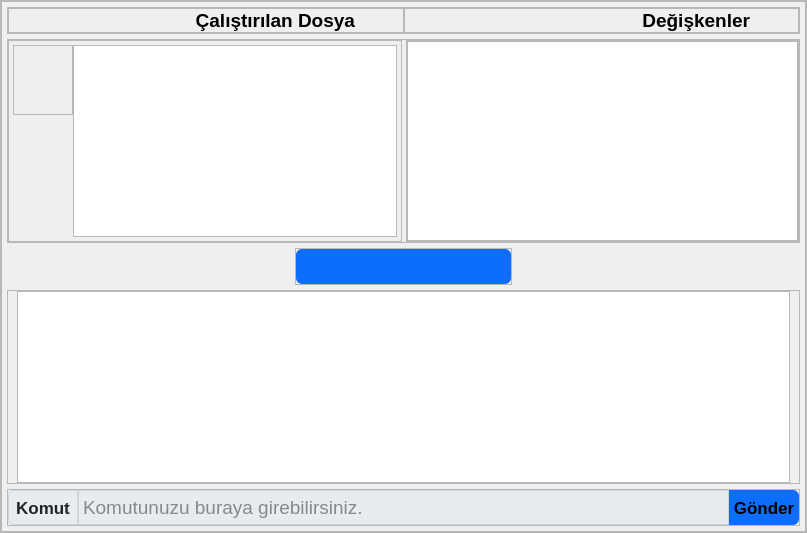
        <widget class="QFrame" name="main">
         <property name="sizePolicy">
          <sizepolicy hsizetype="Expanding" vsizetype="Expanding">
           <horstretch>0</horstretch>
           <verstretch>0</verstretch>
          </sizepolicy>
         </property>
         <property name="minimumSize">
          <size>
           <width>807</width>
           <height>510</height>
          </size>
         </property>
         <property name="maximumSize">
          <size>
           <width>16777215</width>
           <height>16777215</height>
          </size>
         </property>
         <property name="frameShape">
          <enum>QFrame::StyledPanel</enum>
         </property>
         <property name="frameShadow">
          <enum>QFrame::Raised</enum>
         </property>
         <layout class="QHBoxLayout" name="horizontalLayout_11">
          <property name="spacing">
           <number>0</number>
          </property>
          <property name="leftMargin">
           <number>0</number>
          </property>
          <property name="topMargin">
           <number>0</number>
          </property>
          <property name="rightMargin">
           <number>0</number>
          </property>
          <property name="bottomMargin">
           <number>0</number>
          </property>
          <item>
           <widget class="QFrame" name="helpframe">
            <property name="maximumSize">
             <size>
              <width>0</width>
              <height>16777215</height>
             </size>
            </property>
            <property name="frameShape">
             <enum>QFrame::StyledPanel</enum>
            </property>
            <property name="frameShadow">
             <enum>QFrame::Raised</enum>
            </property>
            <layout class="QVBoxLayout" name="verticalLayout_3">
             <property name="spacing">
              <number>0</number>
             </property>
             <property name="leftMargin">
              <number>2</number>
             </property>
             <property name="topMargin">
              <number>0</number>
             </property>
             <property name="rightMargin">
              <number>2</number>
             </property>
             <property name="bottomMargin">
              <number>0</number>
             </property>
             <item alignment="Qt::AlignHCenter|Qt::AlignVCenter">
              <widget class="QLabel" name="helptext">
               <property name="minimumSize">
                <size>
                 <width>220</width>
                 <height>0</height>
                </size>
               </property>
               <property name="text">
                <string>&lt;html&gt;&lt;head/&gt;&lt;body&gt;&lt;h4 style=&quot; margin-top:12px; margin-bottom:12px; margin-left:0px; margin-right:0px; -qt-block-indent:0; text-indent:0px;&quot;&gt;&lt;span style=&quot; font-size:medium; font-weight:700;&quot;&gt;Yardım&lt;/span&gt;&lt;/h4&gt;&lt;h5 style=&quot; margin-top:12px; margin-bottom:4px; margin-left:0px; margin-right:0px; -qt-block-indent:0; text-indent:0px;&quot;&gt;&lt;span style=&quot; font-size:small; font-weight:700;&quot;&gt;Hata Ayıklama Kısayolları:&lt;/span&gt;&lt;/h5&gt;&lt;ul style=&quot;margin-top: 0px; margin-bottom: 0px; margin-left: 0px; margin-right: 0px; -qt-list-indent: 1;&quot;&gt;&lt;li style=&quot; margin-top:12px; margin-bottom:0px; margin-left:0px; margin-right:0px; -qt-block-indent:0; text-indent:0px;&quot;&gt;&lt;span style=&quot; font-family:'Courier New'; font-weight:700; color:#ff0000;&quot;&gt;1.Tuş&lt;/span&gt;&lt;span style=&quot; font-weight:700; color:#ff0000;&quot;&gt;:&lt;/span&gt; Mevcut seviyede kalarak bir sonraki satıra geçin. &lt;/li&gt;&lt;li style=&quot; margin-top:0px; margin-bottom:0px; margin-left:0px; margin-right:0px; -qt-block-indent:0; text-indent:0px;&quot;&gt;&lt;span style=&quot; font-family:'Courier New'; font-weight:700; color:#ff0000;&quot;&gt;2.Tuş&lt;/span&gt;&lt;span style=&quot; font-weight:700; color:#ff0000;&quot;&gt;:&lt;/span&gt; Bir sonraki satıra geçin ve varsa bir işleve geçin. &lt;/li&gt;&lt;li style=&quot; margin-top:0px; margin-bottom:0px; margin-left:0px; margin-right:0px; -qt-block-indent:0; text-indent:0px;&quot;&gt;&lt;span style=&quot; font-family:'Courier New'; font-weight:700; color:#ff0000;&quot;&gt;3.Tuş&lt;/span&gt;&lt;span style=&quot; font-weight:700; color:#ff0000;&quot;&gt;:&lt;/span&gt; geçerli işlevden çıkın. &lt;/li&gt;&lt;li style=&quot; margin-top:0px; margin-bottom:0px; margin-left:0px; margin-right:0px; -qt-block-indent:0; text-indent:0px;&quot;&gt;&lt;span style=&quot; font-family:'Courier New'; font-weight:700; color:#ff0000;&quot;&gt;4.Tuş&lt;/span&gt;&lt;span style=&quot; font-weight:700; color:#ff0000;&quot;&gt;:&lt;/span&gt;&lt;span style=&quot; font-weight:700;&quot;/&gt;yürütmeye devam edin. &lt;/li&gt;&lt;li style=&quot; margin-top:0px; margin-bottom:0px; margin-left:0px; margin-right:0px; -qt-block-indent:0; text-indent:0px;&quot;&gt;&lt;span style=&quot; font-family:'Courier New'; font-weight:700; color:#ff0000;&quot;&gt;Gönder Tuşu&lt;/span&gt;&lt;span style=&quot; font-weight:700; color:#ff0000;&quot;&gt;:&lt;/span&gt; Bir PDB komutu gönderin (komut alanından). &lt;/li&gt;&lt;li style=&quot; margin-top:0px; margin-bottom:12px; margin-left:0px; margin-right:0px; -qt-block-indent:0; text-indent:0px;&quot;&gt;&lt;span style=&quot; font-weight:700; color:#ff0000;&quot;&gt;Çalıştırılan dosya&lt;/span&gt; kutusundaki bir satır numarasını tıklayın: bir kesme noktası ayarlayın veya kaldırın. &lt;/li&gt;&lt;/ul&gt;&lt;/body&gt;&lt;/html&gt;</string>
               </property>
               <property name="wordWrap">
                <bool>true</bool>
               </property>
              </widget>
             </item>
            </layout>
           </widget>
          </item>
          <item>
           <widget class="QFrame" name="frame_5">
            <property name="frameShape">
             <enum>QFrame::StyledPanel</enum>
            </property>
            <property name="frameShadow">
             <enum>QFrame::Raised</enum>
            </property>
            <layout class="QVBoxLayout" name="verticalLayout_2">
             <property name="spacing">
              <number>5</number>
             </property>
             <property name="leftMargin">
              <number>5</number>
             </property>
             <property name="topMargin">
              <number>5</number>
             </property>
             <property name="rightMargin">
              <number>5</number>
             </property>
             <property name="bottomMargin">
              <number>5</number>
             </property>
             <item>
              <widget class="QFrame" name="secnames">
               <property name="frameShape">
                <enum>QFrame::StyledPanel</enum>
               </property>
               <property name="frameShadow">
                <enum>QFrame::Raised</enum>
               </property>
               <layout class="QHBoxLayout" name="horizontalLayout_17">
                <property name="spacing">
                 <number>0</number>
                </property>
                <property name="leftMargin">
                 <number>0</number>
                </property>
                <property name="topMargin">
                 <number>0</number>
                </property>
                <property name="rightMargin">
                 <number>0</number>
                </property>
                <property name="bottomMargin">
                 <number>0</number>
                </property>
                <item>
                 <widget class="QFrame" name="frame">
                  <property name="frameShape">
                   <enum>QFrame::StyledPanel</enum>
                  </property>
                  <property name="frameShadow">
                   <enum>QFrame::Raised</enum>
                  </property>
                  <layout class="QHBoxLayout" name="horizontalLayout_16">
                   <property name="spacing">
                    <number>0</number>
                   </property>
                   <property name="leftMargin">
                    <number>0</number>
                   </property>
                   <property name="topMargin">
                    <number>0</number>
                   </property>
                   <property name="rightMargin">
                    <number>0</number>
                   </property>
                   <property name="bottomMargin">
                    <number>0</number>
                   </property>
                   <item>
                    <widget class="QLabel" name="_3not">
                     <property name="font">
                      <font>
                       <pointsize>14</pointsize>
                       <bold>true</bold>
                      </font>
                     </property>
                     <property name="text">
                      <string>Çalıştırılan Dosya</string>
                     </property>
                     <property name="alignment">
                      <set>Qt::AlignRight|Qt::AlignTrailing|Qt::AlignVCenter</set>
                     </property>
                     <property name="indent">
                      <number>8</number>
                     </property>
                    </widget>
                   </item>
                   <item>
                    <widget class="QLabel" name="_4imp">
                     <property name="maximumSize">
                      <size>
                       <width>40</width>
                       <height>40</height>
                      </size>
                     </property>
                     <property name="text">
                      <string/>
                     </property>
                     <property name="pixmap">
                      <pixmap resource="icons.qrc">:/icons/icons/pyfile.svg</pixmap>
                     </property>
                     <property name="scaledContents">
                      <bool>true</bool>
                     </property>
                    </widget>
                   </item>
                  </layout>
                 </widget>
                </item>
                <item>
                 <widget class="QFrame" name="frame_7">
                  <property name="frameShape">
                   <enum>QFrame::StyledPanel</enum>
                  </property>
                  <property name="frameShadow">
                   <enum>QFrame::Raised</enum>
                  </property>
                  <layout class="QHBoxLayout" name="horizontalLayout_15">
                   <property name="spacing">
                    <number>0</number>
                   </property>
                   <property name="leftMargin">
                    <number>0</number>
                   </property>
                   <property name="topMargin">
                    <number>0</number>
                   </property>
                   <property name="rightMargin">
                    <number>0</number>
                   </property>
                   <property name="bottomMargin">
                    <number>0</number>
                   </property>
                   <item>
                    <widget class="QLabel" name="_1not">
                     <property name="font">
                      <font>
                       <family>Segoe UI</family>
                       <pointsize>14</pointsize>
                       <italic>false</italic>
                       <bold>true</bold>
                      </font>
                     </property>
                     <property name="text">
                      <string>Değişkenler</string>
                     </property>
                     <property name="alignment">
                      <set>Qt::AlignRight|Qt::AlignTrailing|Qt::AlignVCenter</set>
                     </property>
                     <property name="indent">
                      <number>8</number>
                     </property>
                    </widget>
                   </item>
                   <item>
                    <widget class="QLabel" name="_2imp">
                     <property name="maximumSize">
                      <size>
                       <width>40</width>
                       <height>40</height>
                      </size>
                     </property>
                     <property name="text">
                      <string/>
                     </property>
                     <property name="pixmap">
                      <pixmap resource="icons.qrc">:/icons/icons/4215538.png</pixmap>
                     </property>
                     <property name="scaledContents">
                      <bool>true</bool>
                     </property>
                    </widget>
                   </item>
                  </layout>
                 </widget>
                </item>
               </layout>
              </widget>
             </item>
             <item>
              <widget class="QFrame" name="general">
               <property name="frameShape">
                <enum>QFrame::StyledPanel</enum>
               </property>
               <property name="frameShadow">
                <enum>QFrame::Raised</enum>
               </property>
               <layout class="QHBoxLayout" name="horizontalLayout_12">
                <property name="spacing">
                 <number>4</number>
                </property>
                <property name="leftMargin">
                 <number>0</number>
                </property>
                <property name="topMargin">
                 <number>0</number>
                </property>
                <property name="rightMargin">
                 <number>0</number>
                </property>
                <property name="bottomMargin">
                 <number>0</number>
                </property>
                <item>
                 <widget class="QFrame" name="codeframe">
                  <property name="frameShape">
                   <enum>QFrame::StyledPanel</enum>
                  </property>
                  <property name="frameShadow">
                   <enum>QFrame::Raised</enum>
                  </property>
                  <layout class="QHBoxLayout" name="horizontalLayout_8">
                   <property name="spacing">
                    <number>0</number>
                   </property>
                   <property name="leftMargin">
                    <number>4</number>
                   </property>
                   <property name="topMargin">
                    <number>4</number>
                   </property>
                   <property name="rightMargin">
                    <number>4</number>
                   </property>
                   <property name="bottomMargin">
                    <number>4</number>
                   </property>
                   <item alignment="Qt::AlignTop">
                    <widget class="QScrollArea" name="scrollArea">
                     <property name="maximumSize">
                      <size>
                       <width>60</width>
                       <height>16777215</height>
                      </size>
                     </property>
                     <property name="styleSheet">
                      <string notr="true">QCheckBox{
		font: 12pt;
		font-family:'Consolas';
		spacing:6px;
		height:18px;
		max-height:18px;
		min-height:18px;
}
QCheckBox::indicator {
    width: 10px;
    height: 10px;
}

QCheckBox::indicator:unchecked {
  	background:transparent;
}
QCheckBox::indicator:unchecked:hover {
    image: url(:/icons/icons/checkbox1.svg);
}

QCheckBox::indicator:checked {
   image: url(:/icons/icons/checkbox2.svg);
}
</string>
                     </property>
                     <property name="verticalScrollBarPolicy">
                      <enum>Qt::ScrollBarAlwaysOff</enum>
                     </property>
                     <property name="horizontalScrollBarPolicy">
                      <enum>Qt::ScrollBarAlwaysOff</enum>
                     </property>
                     <property name="widgetResizable">
                      <bool>true</bool>
                     </property>
                     <property name="alignment">
                      <set>Qt::AlignHCenter|Qt::AlignTop</set>
                     </property>
                     <widget class="QWidget" name="breakpoints">
                      <property name="geometry">
                       <rect>
                        <x>0</x>
                        <y>0</y>
                        <width>60</width>
                        <height>80</height>
                       </rect>
                      </property>
                      <property name="sizePolicy">
                       <sizepolicy hsizetype="Expanding" vsizetype="Expanding">
                        <horstretch>0</horstretch>
                        <verstretch>0</verstretch>
                       </sizepolicy>
                      </property>
                      <property name="font">
                       <font>
                        <pointsize>14</pointsize>
                        <bold>false</bold>
                       </font>
                      </property>
                      <layout class="QVBoxLayout" name="verticalLayout_4">
                       <property name="spacing">
                        <number>0</number>
                       </property>
                       <property name="leftMargin">
                        <number>0</number>
                       </property>
                       <property name="topMargin">
                        <number>4</number>
                       </property>
                       <property name="rightMargin">
                        <number>0</number>
                       </property>
                       <property name="bottomMargin">
                        <number>0</number>
                       </property>
                      </layout>
                     </widget>
                    </widget>
                   </item>
                   <item>
                    <widget class="QTextEdit" name="codestext">
                     <property name="font">
                      <font>
                       <family>Courier</family>
                       <pointsize>12</pointsize>
                      </font>
                     </property>
                     <property name="verticalScrollBarPolicy">
                      <enum>Qt::ScrollBarAsNeeded</enum>
                     </property>
                     <property name="horizontalScrollBarPolicy">
                      <enum>Qt::ScrollBarAsNeeded</enum>
                     </property>
                     <property name="lineWrapMode">
                      <enum>QTextEdit::NoWrap</enum>
                     </property>
                     <property name="textInteractionFlags">
                      <set>Qt::LinksAccessibleByKeyboard|Qt::LinksAccessibleByMouse|Qt::TextBrowserInteraction|Qt::TextSelectableByKeyboard|Qt::TextSelectableByMouse</set>
                     </property>
                    </widget>
                   </item>
                  </layout>
                 </widget>
                </item>
                <item>
                 <widget class="QFrame" name="varframe">
                  <property name="frameShape">
                   <enum>QFrame::StyledPanel</enum>
                  </property>
                  <property name="frameShadow">
                   <enum>QFrame::Raised</enum>
                  </property>
                  <layout class="QHBoxLayout" name="horizontalLayout_13">
                   <property name="spacing">
                    <number>0</number>
                   </property>
                   <property name="leftMargin">
                    <number>0</number>
                   </property>
                   <property name="topMargin">
                    <number>0</number>
                   </property>
                   <property name="rightMargin">
                    <number>0</number>
                   </property>
                   <property name="bottomMargin">
                    <number>0</number>
                   </property>
                   <item>
                    <widget class="QTextEdit" name="variablestext">
                     <property name="textInteractionFlags">
                      <set>Qt::LinksAccessibleByKeyboard|Qt::LinksAccessibleByMouse|Qt::TextBrowserInteraction|Qt::TextSelectableByKeyboard|Qt::TextSelectableByMouse</set>
                     </property>
                    </widget>
                   </item>
                  </layout>
                 </widget>
                </item>
               </layout>
              </widget>
             </item>
             <item alignment="Qt::AlignHCenter">
              <widget class="QFrame" name="button_group">
               <property name="maximumSize">
                <size>
                 <width>16777215</width>
                 <height>40</height>
                </size>
               </property>
               <property name="styleSheet">
                <string notr="true">QPushButton{
	border:1 px solid #0d6efd;
	background-color:#0d6efd;
	color:rgb(30,30,30)
}
QPushButton:hover{
	background-color:#0b5ed7;
}
#_1step{border-top-left-radius:6px;
border-bottom-left-radius:6px;}
#_5help{border-top-right-radius:6px;
border-bottom-right-radius:6px;}</string>
               </property>
               <property name="frameShape">
                <enum>QFrame::StyledPanel</enum>
               </property>
               <property name="frameShadow">
                <enum>QFrame::Raised</enum>
               </property>
               <layout class="QHBoxLayout" name="horizontalLayout_10">
                <property name="spacing">
                 <number>0</number>
                </property>
                <property name="leftMargin">
                 <number>0</number>
                </property>
                <property name="topMargin">
                 <number>0</number>
                </property>
                <property name="rightMargin">
                 <number>0</number>
                </property>
                <property name="bottomMargin">
                 <number>0</number>
                </property>
                <item>
                 <widget class="QPushButton" name="_1step">
                  <property name="minimumSize">
                   <size>
                    <width>35</width>
                    <height>35</height>
                   </size>
                  </property>
                  <property name="maximumSize">
                   <size>
                    <width>35</width>
                    <height>35</height>
                   </size>
                  </property>
                  <property name="toolTip">
                   <string>&lt;html&gt;&lt;head/&gt;&lt;body&gt;&lt;p&gt;Mevcut seviyede kalarak bir sonraki satıra geçin. &lt;/p&gt;&lt;/body&gt;&lt;/html&gt;</string>
                  </property>
                  <property name="text">
                   <string/>
                  </property>
                  <property name="icon">
                   <iconset resource="icons.qrc">
                    <normaloff>:/icons/icons/step.svg</normaloff>:/icons/icons/step.svg</iconset>
                  </property>
                  <property name="iconSize">
                   <size>
                    <width>35</width>
                    <height>35</height>
                   </size>
                  </property>
                 </widget>
                </item>
                <item>
                 <widget class="QPushButton" name="_2intofunc">
                  <property name="minimumSize">
                   <size>
                    <width>55</width>
                    <height>35</height>
                   </size>
                  </property>
                  <property name="maximumSize">
                   <size>
                    <width>55</width>
                    <height>35</height>
                   </size>
                  </property>
                  <property name="toolTip">
                   <string>&lt;html&gt;&lt;head/&gt;&lt;body&gt;&lt;p&gt;Bir sonraki satıra geçin ve varsa bir işleve geçin. &lt;/p&gt;&lt;/body&gt;&lt;/html&gt;</string>
                  </property>
                  <property name="text">
                   <string/>
                  </property>
                  <property name="icon">
                   <iconset resource="icons.qrc">
                    <normaloff>:/icons/icons/intofunc.svg</normaloff>:/icons/icons/intofunc.svg</iconset>
                  </property>
                  <property name="iconSize">
                   <size>
                    <width>45</width>
                    <height>45</height>
                   </size>
                  </property>
                 </widget>
                </item>
                <item>
                 <widget class="QPushButton" name="_3fromfunc">
                  <property name="minimumSize">
                   <size>
                    <width>55</width>
                    <height>35</height>
                   </size>
                  </property>
                  <property name="maximumSize">
                   <size>
                    <width>55</width>
                    <height>35</height>
                   </size>
                  </property>
                  <property name="toolTip">
                   <string>&lt;html&gt;&lt;head/&gt;&lt;body&gt;&lt;p&gt;Geçerli işlevden çıkın. &lt;/p&gt;&lt;/body&gt;&lt;/html&gt;</string>
                  </property>
                  <property name="text">
                   <string/>
                  </property>
                  <property name="icon">
                   <iconset resource="icons.qrc">
                    <normaloff>:/icons/icons/fromfunc.svg</normaloff>:/icons/icons/fromfunc.svg</iconset>
                  </property>
                  <property name="iconSize">
                   <size>
                    <width>45</width>
                    <height>45</height>
                   </size>
                  </property>
                 </widget>
                </item>
                <item>
                 <widget class="QPushButton" name="_4execution">
                  <property name="minimumSize">
                   <size>
                    <width>35</width>
                    <height>35</height>
                   </size>
                  </property>
                  <property name="maximumSize">
                   <size>
                    <width>35</width>
                    <height>35</height>
                   </size>
                  </property>
                  <property name="toolTip">
                   <string>&lt;html&gt;&lt;head/&gt;&lt;body&gt;&lt;p&gt;Yürütmeye devam edin. &lt;/p&gt;&lt;/body&gt;&lt;/html&gt;</string>
                  </property>
                  <property name="text">
                   <string/>
                  </property>
                  <property name="icon">
                   <iconset resource="icons.qrc">
                    <normaloff>:/icons/icons/play.svg</normaloff>:/icons/icons/play.svg</iconset>
                  </property>
                  <property name="iconSize">
                   <size>
                    <width>35</width>
                    <height>35</height>
                   </size>
                  </property>
                 </widget>
                </item>
                <item>
                 <widget class="QPushButton" name="_5help">
                  <property name="minimumSize">
                   <size>
                    <width>35</width>
                    <height>35</height>
                   </size>
                  </property>
                  <property name="maximumSize">
                   <size>
                    <width>35</width>
                    <height>35</height>
                   </size>
                  </property>
                  <property name="toolTip">
                   <string>&lt;html&gt;&lt;head/&gt;&lt;body&gt;&lt;p&gt;Yardım Menüsü.&lt;/p&gt;&lt;/body&gt;&lt;/html&gt;</string>
                  </property>
                  <property name="text">
                   <string/>
                  </property>
                  <property name="icon">
                   <iconset resource="icons.qrc">
                    <normaloff>:/icons/icons/help.svg</normaloff>:/icons/icons/help.svg</iconset>
                  </property>
                  <property name="iconSize">
                   <size>
                    <width>35</width>
                    <height>35</height>
                   </size>
                  </property>
                 </widget>
                </item>
               </layout>
              </widget>
             </item>
             <item>
              <widget class="QFrame" name="cmdframe">
               <property name="frameShape">
                <enum>QFrame::StyledPanel</enum>
               </property>
               <property name="frameShadow">
                <enum>QFrame::Raised</enum>
               </property>
               <layout class="QHBoxLayout" name="horizontalLayout_14">
                <property name="spacing">
                 <number>0</number>
                </property>
                <property name="topMargin">
                 <number>0</number>
                </property>
                <property name="bottomMargin">
                 <number>0</number>
                </property>
                <item>
                 <widget class="QTextEdit" name="cmdtext">
                  <property name="verticalScrollBarPolicy">
                   <enum>Qt::ScrollBarAsNeeded</enum>
                  </property>
                 </widget>
                </item>
               </layout>
              </widget>
             </item>
             <item>
              <widget class="QFrame" name="commands">
               <property name="maximumSize">
                <size>
                 <width>16777215</width>
                 <height>40</height>
                </size>
               </property>
               <property name="styleSheet">
                <string notr="true">QPushButton{
	border-top-right-radius:6px;
	border-bottom-right-radius:6px;
	border:1 px solid #0d6efd;
	background-color:#0d6efd;
}
QPushButton:hover{
	background-color:#0b5ed7;
}
QLabel{
	border-top-left-radius:6px;
	border-bottom-left-radius:6px;
	border:1px solid #ced4da;
	background-color:#e9ecef;
	color:#212529;
}
QLineEdit{
	border:1px solid #ced4da;
	background-color:#e9ecef;
	color:#212529;
padding-left:2px;
}</string>
               </property>
               <property name="frameShape">
                <enum>QFrame::StyledPanel</enum>
               </property>
               <property name="frameShadow">
                <enum>QFrame::Raised</enum>
               </property>
               <layout class="QHBoxLayout" name="horizontalLayout_9">
                <property name="spacing">
                 <number>0</number>
                </property>
                <property name="leftMargin">
                 <number>0</number>
                </property>
                <property name="topMargin">
                 <number>0</number>
                </property>
                <property name="rightMargin">
                 <number>0</number>
                </property>
                <property name="bottomMargin">
                 <number>0</number>
                </property>
                <item>
                 <widget class="QLabel" name="label_2">
                  <property name="minimumSize">
                   <size>
                    <width>70</width>
                    <height>35</height>
                   </size>
                  </property>
                  <property name="maximumSize">
                   <size>
                    <width>70</width>
                    <height>35</height>
                   </size>
                  </property>
                  <property name="font">
                   <font>
                    <family>Segoe UI</family>
                    <pointsize>13</pointsize>
                    <bold>true</bold>
                   </font>
                  </property>
                  <property name="text">
                   <string>Komut</string>
                  </property>
                  <property name="alignment">
                   <set>Qt::AlignCenter</set>
                  </property>
                 </widget>
                </item>
                <item>
                 <widget class="QLineEdit" name="comline">
                  <property name="minimumSize">
                   <size>
                    <width>0</width>
                    <height>35</height>
                   </size>
                  </property>
                  <property name="font">
                   <font>
                    <pointsize>14</pointsize>
                    <bold>false</bold>
                   </font>
                  </property>
                  <property name="inputMask">
                   <string/>
                  </property>
                  <property name="text">
                   <string/>
                  </property>
                  <property name="cursorPosition">
                   <number>0</number>
                  </property>
                  <property name="placeholderText">
                   <string>Komutunuzu buraya girebilirsiniz.</string>
                  </property>
                  <property name="clearButtonEnabled">
                   <bool>false</bool>
                  </property>
                 </widget>
                </item>
                <item>
                 <widget class="QPushButton" name="sendButton">
                  <property name="minimumSize">
                   <size>
                    <width>70</width>
                    <height>35</height>
                   </size>
                  </property>
                  <property name="maximumSize">
                   <size>
                    <width>70</width>
                    <height>35</height>
                   </size>
                  </property>
                  <property name="font">
                   <font>
                    <family>Segoe UI</family>
                    <pointsize>13</pointsize>
                    <bold>true</bold>
                   </font>
                  </property>
                  <property name="text">
                   <string>Gönder</string>
                  </property>
                 </widget>
                </item>
               </layout>
              </widget>
             </item>
            </layout>
           </widget>
          </item>
         </layout>
        </widget>
